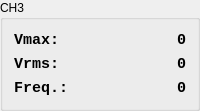
                <widget class="QGroupBox" name="groupBox_5">
                 <property name="title">
                  <string>CH3</string>
                 </property>
                 <layout class="QVBoxLayout" name="verticalLayout_20">
                  <item>
                   <layout class="QVBoxLayout" name="verticalLayout_21">
                    <item>
                     <layout class="QHBoxLayout" name="horizontalLayout_21">
                      <item>
                       <widget class="QLabel" name="label_ch1disp_13">
                        <property name="minimumSize">
                         <size>
                          <width>61</width>
                          <height>0</height>
                         </size>
                        </property>
                        <property name="font">
                         <font>
                          <family>Monospace</family>
                          <pointsize>11</pointsize>
                          <weight>75</weight>
                          <italic>false</italic>
                          <bold>true</bold>
                          <kerning>false</kerning>
                         </font>
                        </property>
                        <property name="layoutDirection">
                         <enum>Qt::LeftToRight</enum>
                        </property>
                        <property name="text">
                         <string>Vmax:</string>
                        </property>
                        <property name="alignment">
                         <set>Qt::AlignLeading|Qt::AlignLeft|Qt::AlignVCenter</set>
                        </property>
                       </widget>
                      </item>
                      <item>
                       <widget class="QLabel" name="label_ch3_disp_vmax">
                        <property name="minimumSize">
                         <size>
                          <width>61</width>
                          <height>0</height>
                         </size>
                        </property>
                        <property name="font">
                         <font>
                          <family>Monospace</family>
                          <pointsize>11</pointsize>
                          <weight>75</weight>
                          <italic>false</italic>
                          <bold>true</bold>
                          <kerning>false</kerning>
                         </font>
                        </property>
                        <property name="layoutDirection">
                         <enum>Qt::LeftToRight</enum>
                        </property>
                        <property name="text">
                         <string>0</string>
                        </property>
                        <property name="alignment">
                         <set>Qt::AlignRight|Qt::AlignTrailing|Qt::AlignVCenter</set>
                        </property>
                       </widget>
                      </item>
                     </layout>
                    </item>
                    <item>
                     <layout class="QHBoxLayout" name="horizontalLayout_22">
                      <item>
                       <widget class="QLabel" name="label_ch1disp_14">
                        <property name="minimumSize">
                         <size>
                          <width>61</width>
                          <height>0</height>
                         </size>
                        </property>
                        <property name="font">
                         <font>
                          <family>Monospace</family>
                          <pointsize>11</pointsize>
                          <weight>75</weight>
                          <italic>false</italic>
                          <bold>true</bold>
                          <kerning>false</kerning>
                         </font>
                        </property>
                        <property name="layoutDirection">
                         <enum>Qt::LeftToRight</enum>
                        </property>
                        <property name="text">
                         <string>Vrms:</string>
                        </property>
                        <property name="alignment">
                         <set>Qt::AlignLeading|Qt::AlignLeft|Qt::AlignVCenter</set>
                        </property>
                       </widget>
                      </item>
                      <item>
                       <widget class="QLabel" name="label_ch3_disp_vrms">
                        <property name="minimumSize">
                         <size>
                          <width>61</width>
                          <height>0</height>
                         </size>
                        </property>
                        <property name="font">
                         <font>
                          <family>Monospace</family>
                          <pointsize>11</pointsize>
                          <weight>75</weight>
                          <italic>false</italic>
                          <bold>true</bold>
                          <kerning>false</kerning>
                         </font>
                        </property>
                        <property name="layoutDirection">
                         <enum>Qt::LeftToRight</enum>
                        </property>
                        <property name="text">
                         <string>0</string>
                        </property>
                        <property name="alignment">
                         <set>Qt::AlignRight|Qt::AlignTrailing|Qt::AlignVCenter</set>
                        </property>
                       </widget>
                      </item>
                     </layout>
                    </item>
                    <item>
                     <layout class="QHBoxLayout" name="horizontalLayout_23">
                      <item>
                       <widget class="QLabel" name="label_ch1disp_15">
                        <property name="minimumSize">
                         <size>
                          <width>61</width>
                          <height>0</height>
                         </size>
                        </property>
                        <property name="font">
                         <font>
                          <family>Monospace</family>
                          <pointsize>11</pointsize>
                          <weight>75</weight>
                          <italic>false</italic>
                          <bold>true</bold>
                          <kerning>false</kerning>
                         </font>
                        </property>
                        <property name="layoutDirection">
                         <enum>Qt::LeftToRight</enum>
                        </property>
                        <property name="text">
                         <string>Freq.:</string>
                        </property>
                        <property name="alignment">
                         <set>Qt::AlignLeading|Qt::AlignLeft|Qt::AlignVCenter</set>
                        </property>
                       </widget>
                      </item>
                      <item>
                       <widget class="QLabel" name="label_ch3_disp_freq">
                        <property name="minimumSize">
                         <size>
                          <width>61</width>
                          <height>0</height>
                         </size>
                        </property>
                        <property name="font">
                         <font>
                          <family>Monospace</family>
                          <pointsize>11</pointsize>
                          <weight>75</weight>
                          <italic>false</italic>
                          <bold>true</bold>
                          <kerning>false</kerning>
                         </font>
                        </property>
                        <property name="layoutDirection">
                         <enum>Qt::LeftToRight</enum>
                        </property>
                        <property name="text">
                         <string>0</string>
                        </property>
                        <property name="alignment">
                         <set>Qt::AlignRight|Qt::AlignTrailing|Qt::AlignVCenter</set>
                        </property>
                       </widget>
                      </item>
                     </layout>
                    </item>
                   </layout>
                  </item>
                 </layout>
                </widget>
